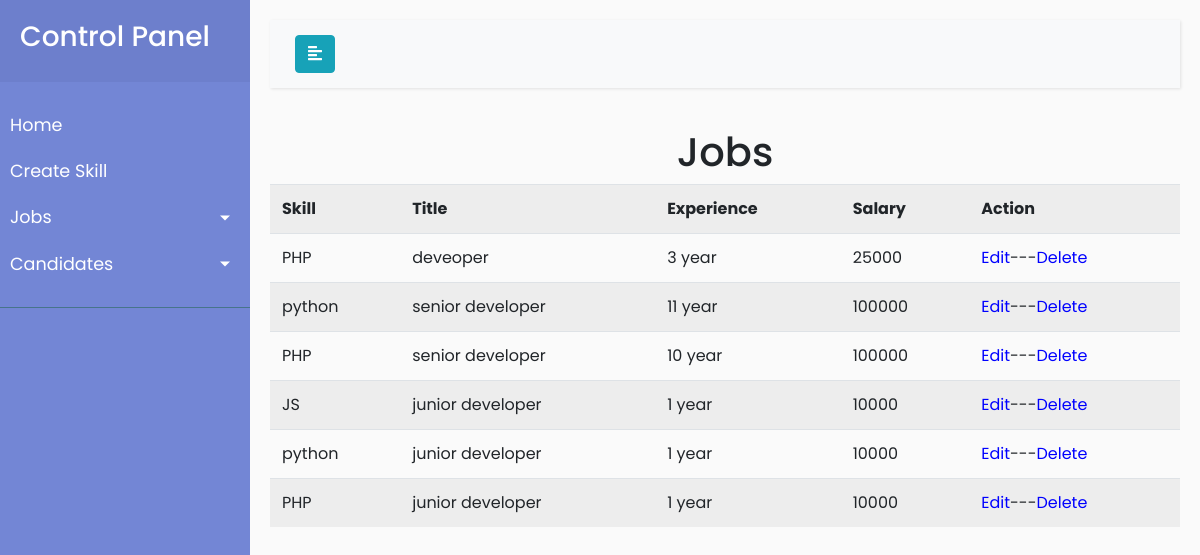
Page /Institute/viewjobs/ on the committed database.
### Institution/models.py (models this page shows, shortened)
class JobModel(models.Model):
    skill = models.ForeignKey(SkillModel, on_delete=models.CASCADE)
    title = models.CharField(max_length=100)
    experience = models.CharField(max_length=100, default="1 year")
    salary = models.IntegerField()

class SkillModel(models.Model):
    skill = models.CharField(max_length=100, unique=True)
    def __str__(self):
        return self.skill

### Institution/views.py (the view)
# urls.py: path("viewjobs/", viewjobs, name="viewjob"),
def viewjobs(request):
    obj = JobModel.objects.all()
    context = {}
    context["jobs"] = obj
    return render(request, "institution/viewjob.html", context)

### Institution/templates/institution/viewjob.html
<!DOCTYPE html>
{% extends "institution/base.html" %}
{% block body_block %}
<div class="container">
    <h1 align="center">Jobs</h1>
    <div class="row">
            <table class="table table-striped table-hover">
                <tr>
                    <th>Skill</th>
                    <th>Title</th>
                    <th>Experience</th>
                    <th>Salary</th>
                    <th>Action</th>
                </tr>
                {% for item in jobs %}
                    <tr>
                    <td>{{ item.skill }}</td>
                    <td>{{ item.title }}</td>
                    <td>{{ item.experience }}</td>
                    <td>{{ item.salary }}</td>
                    <td><a class="atag" href="{% url 'editjob' item.id %}">Edit</a>---<a class="atag" href="{% url 'deletejob' item.id %}">Delete</a> </td>
                    </tr>
                {% endfor %}
            </table>
</div>
</div>
{% endblock %}

### Institution/templates/institution/base.html (shortened to what this page needs)
<!DOCTYPE html>
{% load static %}
<html>
<head>
    <link rel="stylesheet" href="https://stackpath.bootstrapcdn.com/bootstrap/4.1.0/css/bootstrap.min.css"
>
    <link rel="stylesheet" href="{% static "css/style.css" %}">
</head>
<body>
<div class="wrapper">
    <nav id="sidebar">
        <div class="sidebar-header">
            <h3>Control Panel</h3>
        </div>
        <ul class="list-unstyled components">
            <li>
                <a href="{% url 'homepage' %}">Home</a>
            </li>
            <li>
                <a href="{% url 'skills' %}">Create Skill</a>
            </li>
            <li>
                <a href="#pageSubmenu" data-toggle="collapse" aria-expanded="false" class="dropdown-toggle">Jobs</a>
            </li>
            <li>
                <a href="#pageSubmenus" data-toggle="collapse" aria-expanded="false" class="dropdown-toggle">Candidates</a>
            </li>
        </ul>
    </nav>
    <div id="content">
        <nav class="navbar navbar-expand-lg navbar-light bg-light">
            <div class="container-fluid">
                <button type="button" id="sidebarCollapse" class="btn btn-info">
                    <i class="fas fa-align-left"></i>
                </button>
            </div>
        </nav>
        {% block body_block %}
        {% endblock %}
    </div>
</body>
</html>

### Institution/static/css/style.css (style rules this page uses)
body { font-family: 'Poppins', sans-serif; background: #fafafa; }
a, a:hover, a:focus { color: inherit; text-decoration: none; transition: all 0.3s; }
.navbar { padding: 15px 10px; background: #fff; border: none; border-radius: 0; margin-bottom: 40px; box-shadow: 1px 1px 3px rgba(0, 0, 0, 0.1); }
.wrapper { display: flex; width: 100%; align-items: stretch; }
#sidebar { min-width: 250px; max-width: 250px; background: #7386D5; color: #fff; transition: all 0.3s; }
#sidebar .sidebar-header { padding: 20px; background: #6d7fcc; }
#sidebar ul.components { padding: 20px 0; border-bottom: 1px solid #47748b; }
#sidebar ul li a { padding: 10px; font-size: 1.1em; display: block; }
a[data-toggle="collapse"] { position: relative; }
.dropdown-toggle::after { display: block; position: absolute; top: 50%; right: 20px; transform: translateY(-50%); }
#content { width: 100%; padding: 20px; min-height: 100vh; transition: all 0.3s; }

### Institution/templates/institution/base.html (style rules this page uses)
.atag { color: blue; }

### rows in the picture
JobModel: skill "PHP", title "deveoper", experience "3 year", salary "25000"
JobModel: skill "python", title "senior developer", experience "11 year", salary "100000"
JobModel: skill "PHP", title "senior developer", experience "10 year", salary "100000"
JobModel: skill "JS", title "junior developer", experience "1 year", salary "10000"
JobModel: skill "python", title "junior developer", experience "1 year", salary "10000"
JobModel: skill "PHP", title "junior developer", experience "1 year", salary "10000"
